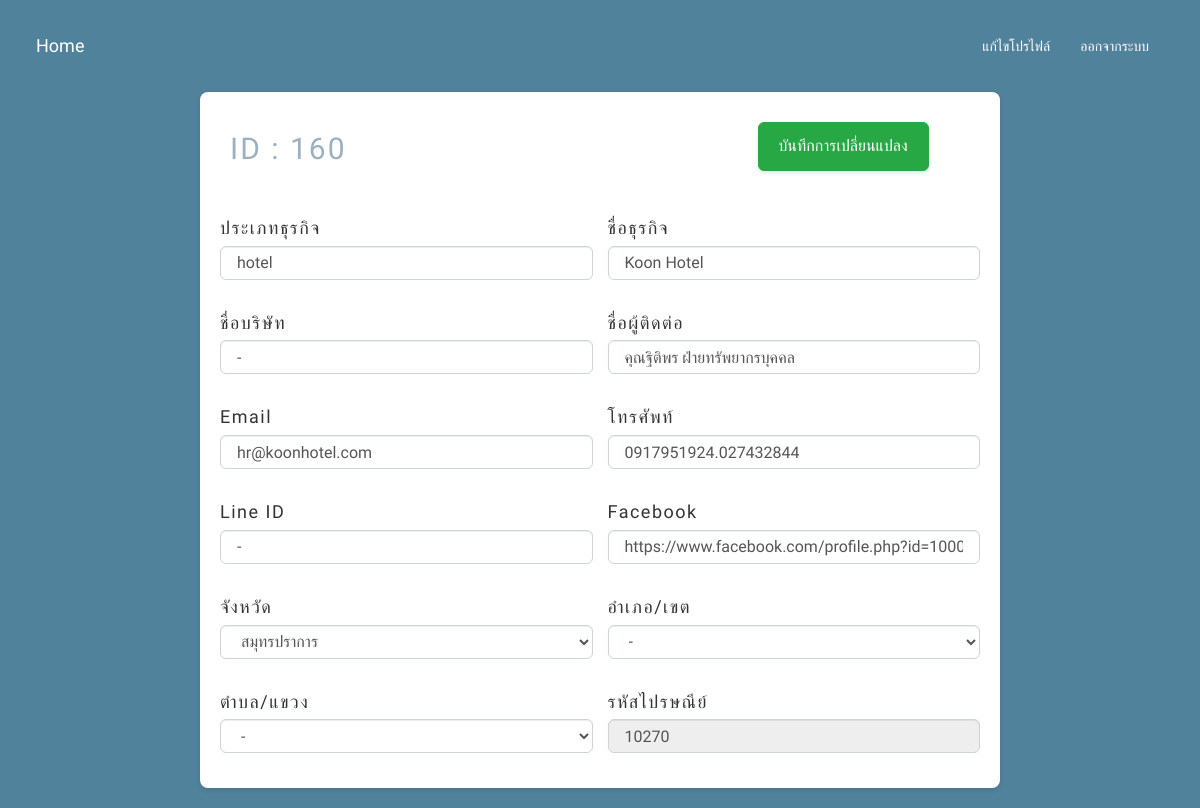
/mydata/customers/editdata.php?id=160 (signed in), run on an earlier commit of the app's database.
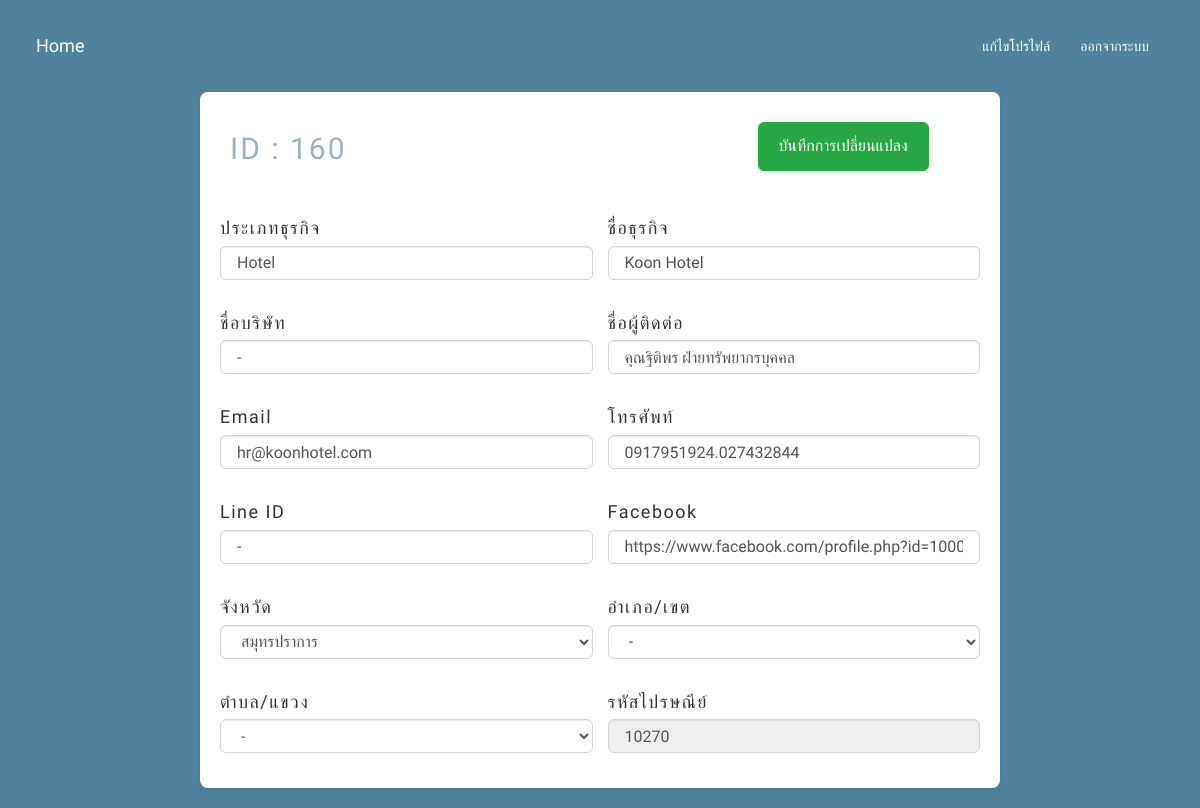
And on a later commit of the database.
### tables this page shows
CREATE TABLE `customers_data` (
  `id` int(11) NOT NULL,
  `business_type` varchar(255) DEFAULT NULL,
  `business_name` varchar(255) DEFAULT NULL,
  `company_name` varchar(255) DEFAULT NULL,
  `contact_name` varchar(255) DEFAULT NULL,
  `email` varchar(255) DEFAULT NULL,
  `phone` varchar(20) DEFAULT NULL,
  `line_id` varchar(255) DEFAULT NULL,
  `facebook` varchar(255) DEFAULT NULL,
  `province` varchar(255) DEFAULT NULL,
  `amphure` varchar(255) DEFAULT NULL,
  `district` varchar(255) DEFAULT NULL,
  `zip_code` int(11) DEFAULT NULL
);

CREATE TABLE `provinces` (
  `id` int(5) NOT NULL,
  `code` varchar(4) DEFAULT NULL,
  `name_th` varchar(150) NOT NULL,
  `name_en` varchar(150) NOT NULL
);

### mydata/customers/editdata.php (the view, shortened to what this page needs)
<?php
require_once '../config/dbconnect.php';
$id = $_GET['id'];
$sql = "SELECT * FROM customers_data WHERE id = ?";
$stmt = $conn->prepare($sql);
$stmt->bind_param("i", $id);
$stmt->execute();
$result = $stmt->get_result();
if ($result->num_rows > 0) {
    $customer = $result->fetch_assoc();
} else {
    header("Location: index.php");
    exit();
}
$sql_provinces = "SELECT * FROM provinces";
$query_provinces = $conn->query($sql_provinces);
?>
<!DOCTYPE html>
<html lang="th">
<head>
    <link rel="stylesheet" href="https://maxcdn.bootstrapcdn.com/bootstrap/3.4.1/css/bootstrap.min.css">
    <link rel="stylesheet" href="../styles/editdata.css">
</head>
<body>
    <nav class="navbar navbar-expand-lg bg-body-tertiary">
        <div class="container-fluid">
            <div class="navbar-header">
                <a class="navbar-brand" href="../index.php">Home</a>
            </div>
            <div class="collapse navbar-collapse">
                <ul class="nav navbar-nav navbar-right">
                    <li><a href="../profile/edit_profile.php">แก้ไขโปรไฟล์</a></li>
                    <li><a href="../login/logout.php">ออกจากระบบ</a></li>
                </ul>
            </div>
        </div>
    </nav>
    <div class="container-fluid">
        <form id="edit_form" method="post" action="update_data.php">
            <div class="form-section">
                <div class="form-group">
                    <h2>ID : <span class="customer-id"><?= htmlspecialchars($customer['id']) ?></span></h2>
                </div>
                <div class="form-group">
                    <button type="submit" class="btn btn-success">บันทึกการเปลี่ยนแปลง</button>
                </div>
                <div class="form-group">
                    <label for="business_type">ประเภทธุรกิจ</label>
                    <input type="text" class="form-control" id="business_type" name="business_type" value="<?= htmlspecialchars($customer['business_type']) ?>" required>
                </div>
                <div class="form-group">
                    <label for="business_name">ชื่อธุรกิจ</label>
                    <input type="text" class="form-control" id="business_name" name="business_name" value="<?= htmlspecialchars($customer['business_name']) ?>" required>
                </div>
                <div class="form-group">
                    <label for="company_name">ชื่อบริษัท</label>
                    <input type="text" class="form-control" id="company_name" name="company_name" value="<?= htmlspecialchars($customer['company_name']) ?>" required>
                </div>
                <div class="form-group">
                    <label for="contact_name">ชื่อผู้ติดต่อ</label>
                    <input type="text" class="form-control" id="contact_name" name="contact_name" value="<?= htmlspecialchars($customer['contact_name']) ?>" required>
                </div>
                <div class="form-group">
                    <label for="email">Email</label>
                    <input type="text" class="form-control" id="email" name="email" value="<?= htmlspecialchars($customer['email']) ?>" required>
                </div>
                <div class="form-group">
                    <label for="phone">โทรศัพท์</label>
                    <input type="text" class="form-control" id="phone" name="phone" value="<?= htmlspecialchars($customer['phone']) ?>" required>
                </div>
                <div class="form-group">
                    <label for="line_id">Line ID</label>
                    <input type="text" class="form-control" id="line_id" name="line_id" value="<?= htmlspecialchars($customer['line_id']) ?>">
                </div>
                <div class="form-group">
                    <label for="facebook">Facebook</label>
                    <input type="text" class="form-control" id="facebook" name="facebook" value="<?= htmlspecialchars($customer['facebook']) ?>">
                </div>
                <div class="form-group">
    <label for="province">จังหวัด</label>
    <select class="form-control" id="province" name="province" required>
        <?php while ($province = $query_provinces->fetch_assoc()) : ?>
            <option value="<?= htmlspecialchars($province['id']) ?>" <?= $customer['province'] == $province['id'] ? 'selected' : '' ?>>
                <?= htmlspecialchars($province['name_th']) ?>
            </option>
        <?php endwhile; ?>
    </select>
</div>
<div class="form-group">
    <label for="amphure">อำเภอ/เขต</label>
    <select class="form-control" id="amphure" name="amphure" required>
        <option value="-">-</option>
    </select>
</div>
<div class="form-group">
    <label for="district">ตำบล/แขวง</label>
    <select class="form-control" id="district" name="district" required>
        <option value="-">-</option>
    </select>
</div>
                <div class="form-group">
                    <label for="zip_code">รหัสไปรษณีย์</label>
                    <input type="text" class="form-control" id="zip_code" name="zip_code" value="<?= htmlspecialchars($customer['zip_code']) ?>" readonly>
                </div>
            </div>
        </form>
    </div>
</body>
</html>

What changed in the data, as far as the page shows it:
changed customers_data "Koon Hotel": business_type "hotel" → "Hotel"
